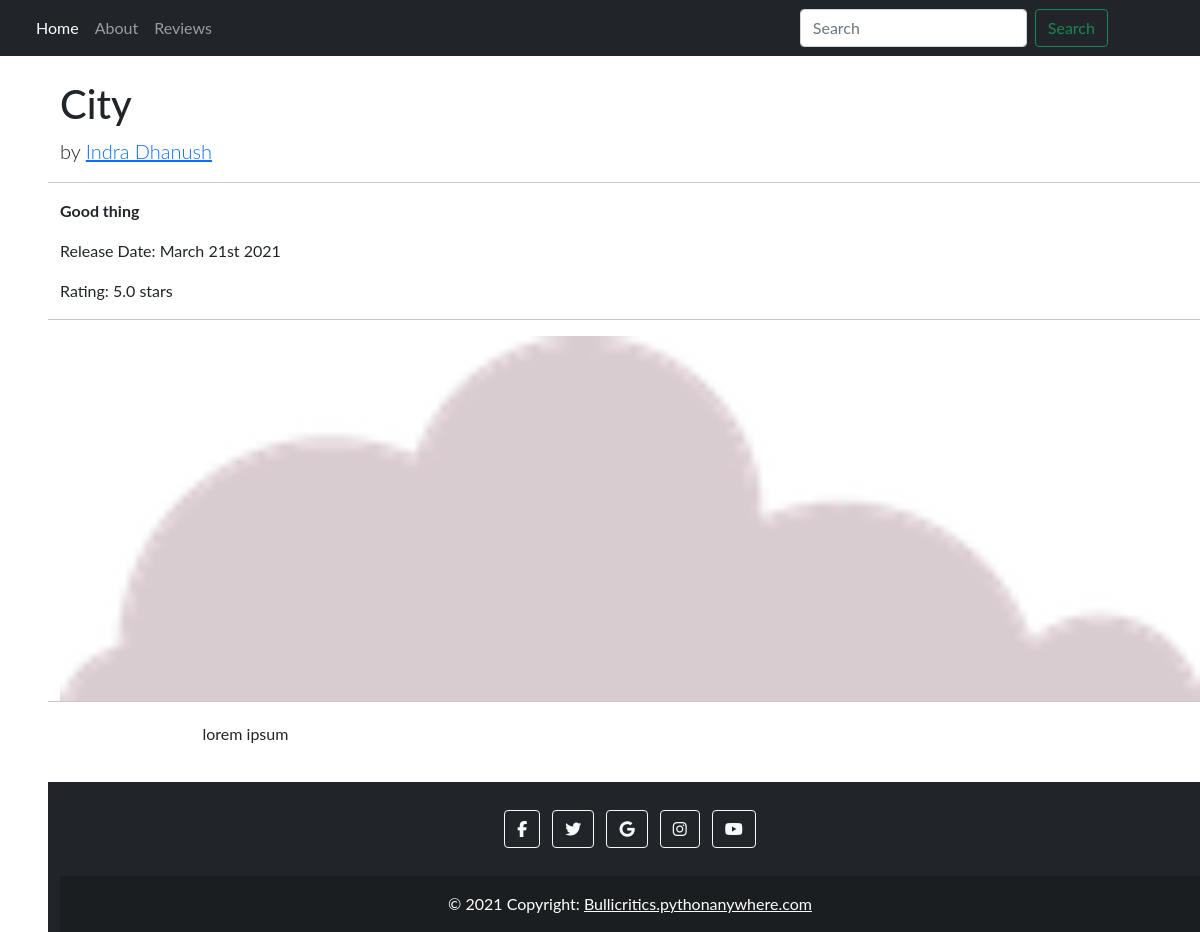
Page /review/1/ on the committed database.
### review/models.py (models this page shows, shortened)
class Review(models.Model):
    movie=models.ImageField(upload_to='images',blank=True,null=True)
    title=models.CharField(max_length=100)
    description=models.CharField(max_length=10000)
    releasedate=models.DateField()
    rating=models.FloatField(default=5)
    content= models.TextField()

### review/views.py (the view)
# urls.py: path('<int:review_id>/',views.detail,name="detail"),
def detail(request,review_id):
    review=get_object_or_404(Review,pk=review_id)
    context={'review': review}
    return render(request,'port/detail.html',context)

### review/templates/port/detail.html
{% extends "port/base.html" %}
{% load static %}
{% block content %}
    <div class="row" style="margin-left: 4%;">
        <h1 class="mt-4">{{ review.title }}</h1>
        <p class="lead">
          by
          <a href="{% url 'home' %}">Indra Dhanush</a>
        </p>
        <hr>
        <p>   <strong>{{ review.description }} </strong></p>
        <p>Release Date: {{ review.releasedate|date:'F jS Y' }}</p>
        <p>Rating: {{ review.rating }} stars</p>
        <hr>
        <img class="img-fluid rounded" src="{{ review.movie.url }}" alt="mov">
        <hr>
    <div class="row justify-content-center mb-3">
        <div class="col-md-9 text-left">
          <p class="lh-lg">{{ review.content|safe }} </p>
        </div>
      </div>
{% endblock content %}

### review/static/css/main.css (style rules this page uses)
body { font-family: 'Lato', sans-serif; }

### rows in the picture
Review: title "City", description "Good thing", releasedate "March 21st 2021", rating "5.0", movie (picture), content "lorem ipsum"
